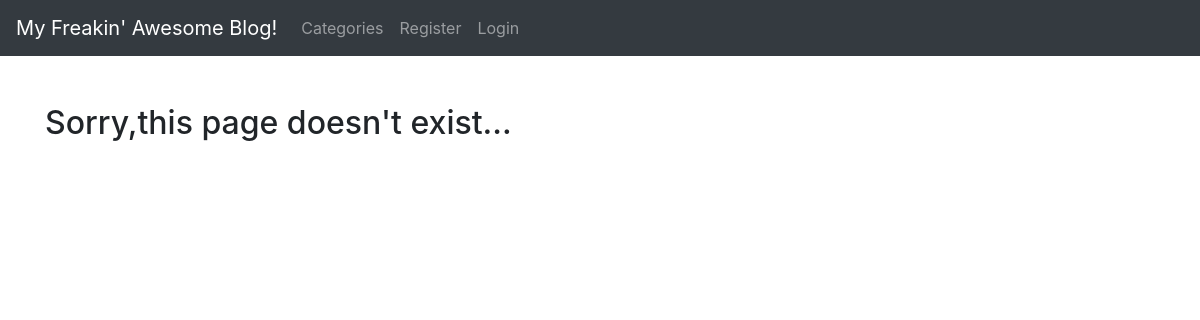
/category/sport/, run on an earlier commit of the app's database.
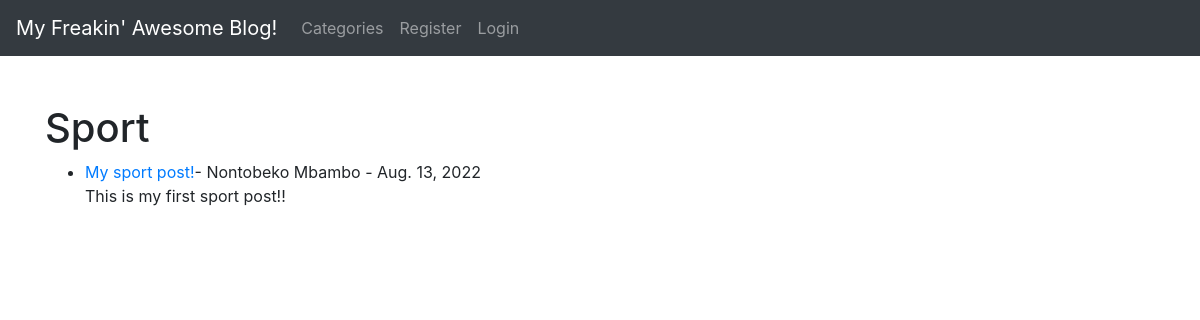
And on a later commit of the database.
### theblog/models.py (models this page shows, shortened)
class Post(models.Model):
    title = models.CharField(max_length=255)
    header_image = models.ImageField(null=True, blank=True, upload_to='images/')
    title_tag = models.CharField(max_length=255)
    author = models.ForeignKey(User, on_delete=models.CASCADE)
    body = RichTextField(blank=True, null=True)
    post_date = models.DateField(auto_now_add=True)
    category = models.CharField(max_length=255, default='coding')#adding default because we already have entries
    snippet = models.CharField(max_length=255)
    likes = models.ManyToManyField(User, related_name='blog_posts')

### theblog/views.py (the view)
# urls.py: path('category/<str:cats>/', CategoryView, name='category'),
def CategoryView(request, cats): #cats from url
    category_posts = Post.objects.filter(category__iexact=cats.replace('-', ' ')) #replace category - with a space, ilter using __iexact  which takes all the arguments ignoring upper and lower case
    return render(request, 'categories.html', {'cats':cats.title().replace('-', ' '), 'category_posts':category_posts})

### theblog/templates/categories.html (shortened to what this page needs)
{% extends 'base.html' %}
{% block content %}
{% if category_posts %}
<h1>{{cats}}</h1>
<ul>
{% for post in category_posts %}
<li><a href="{% url 'article-detail' post.pk %}">
    {{ post.title }}</a>-
    {{ post.author.first_name }}
    {{ post.author.last_name }} -
    {{ post.post_date}}
 <br>
    {{ post.body|slice:":200"|safe}}
</li>
{% endfor %}
</ul>
{% else %}
<h2>Sorry,this page doesn't exist...</h2>
{% endif %}
{% endblock %}

What changed in the data, as far as the page shows it:
added Post: category "Sport", title "My sport post!", author.first_name "Nontobeko", author.last_name "Mbambo", post_date "Aug. 13, 2022", body "This is my first sport post!!"
Also different on the page:
text no longer shown: "Sorry,this page doesn't exist..."
